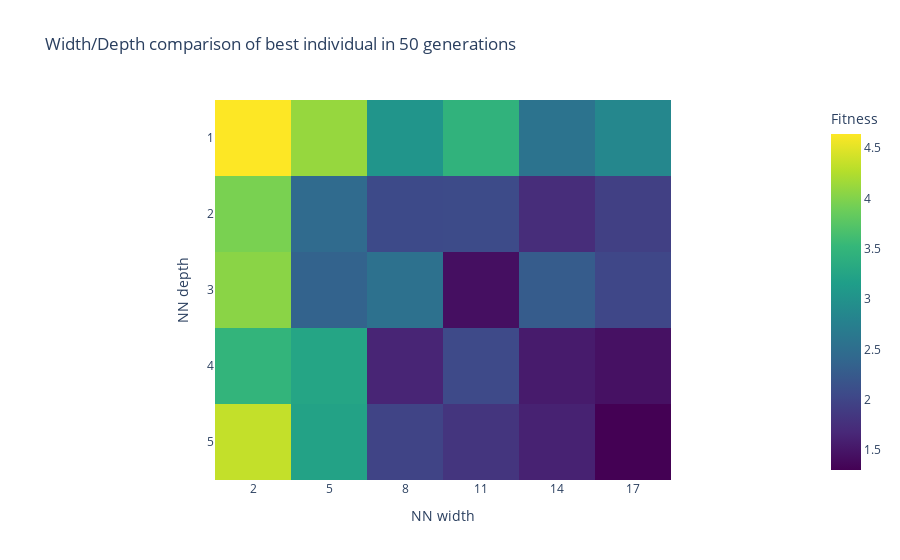

Source (notebook cell):
### Code cell
fitness = np.mean(np.array(best_solution_fitness), axis=2)

df = px.data.medals_wide(indexed=True)
fig = px.imshow(
    fitness.T,
    title="Width/Depth comparison of best individual in {} generations".format(parameters["num_generations"]),
    labels=dict(x="NN width", y="NN depth", color="Fitness"),
    x=list(map(str,width)), 
    y=list(map(str,depth)),
    color_continuous_scale=px.colors.sequential.Viridis,
)
fig.show()

### Figure 1 — Plotly figure (JSON) as saved in the notebook; plotly's stock layout.template omitted (floating-point values rounded to 4 significant figures)
{"data": [{"coloraxis": "coloraxis", "hovertemplate": "NN width: %{x}<br>NN depth: %{y}<br>Fitness: %{z}<extra></extra>", "name": "0", "type": "heatmap", "x": ["2", "5", "8", "11", "14", "17"], "xaxis": "x", "y": ["1", "2", "3", "4", "5"], "yaxis": "y", "z": [[4.642, 4.111, 3.035, 3.452, 2.574, 2.852], [3.959, 2.459, 2.06, 2.07, 1.726, 1.937], [4.046, 2.35, 2.549, 1.435, 2.269, 2.017], [3.486, 3.253, 1.646, 2.051, 1.55, 1.451], [4.343, 3.22, 1.982, 1.813, 1.614, 1.301]]}], "layout": {"coloraxis": {"colorbar": {"title": {"text": "Fitness"}}, "colorscale": [[0, "#440154"], [0.1111, "#482878"], [0.2222, "#3e4989"], [0.3333, "#31688e"], [0.4444, "#26828e"], [0.5556, "#1f9e89"], [0.6667, "#35b779"], [0.7778, "#6ece58"], [0.8889, "#b5de2b"], [1, "#fde725"]]}, "title": {"text": "Width/Depth comparison of best individual in 50 generations"}, "xaxis": {"anchor": "y", "constrain": "domain", "domain": [0, 1], "scaleanchor": "y", "title": {"text": "NN width"}}, "yaxis": {"anchor": "x", "autorange": "reversed", "constrain": "domain", "domain": [0, 1], "title": {"text": "NN depth"}}}}
